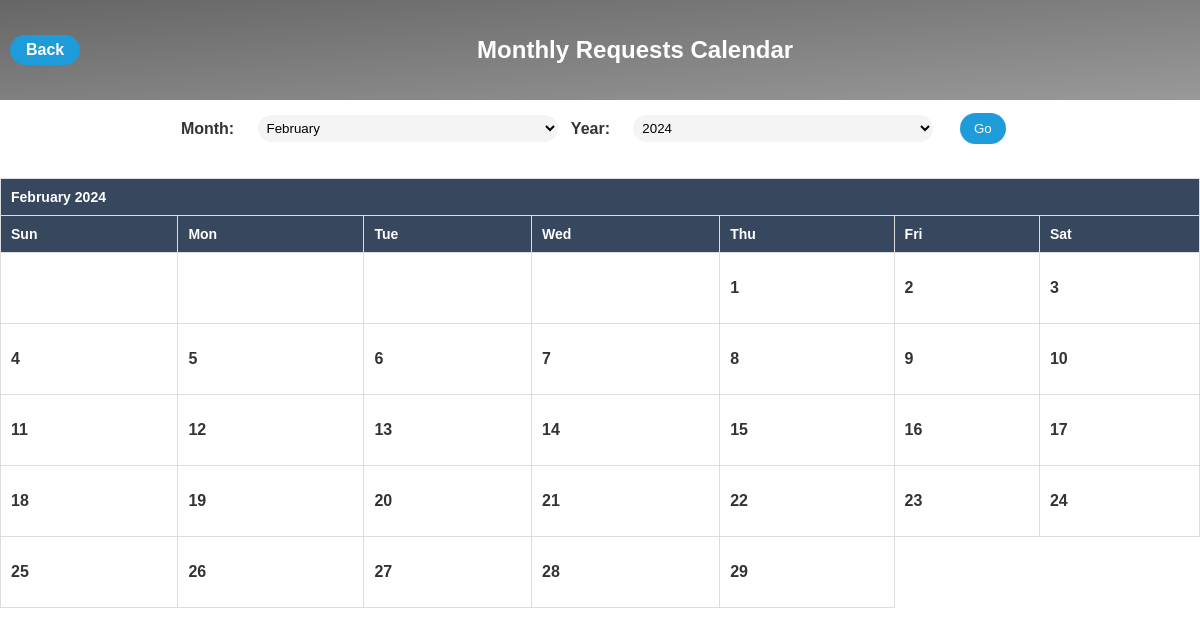
The page /calendar.php on the database as committed earlier.
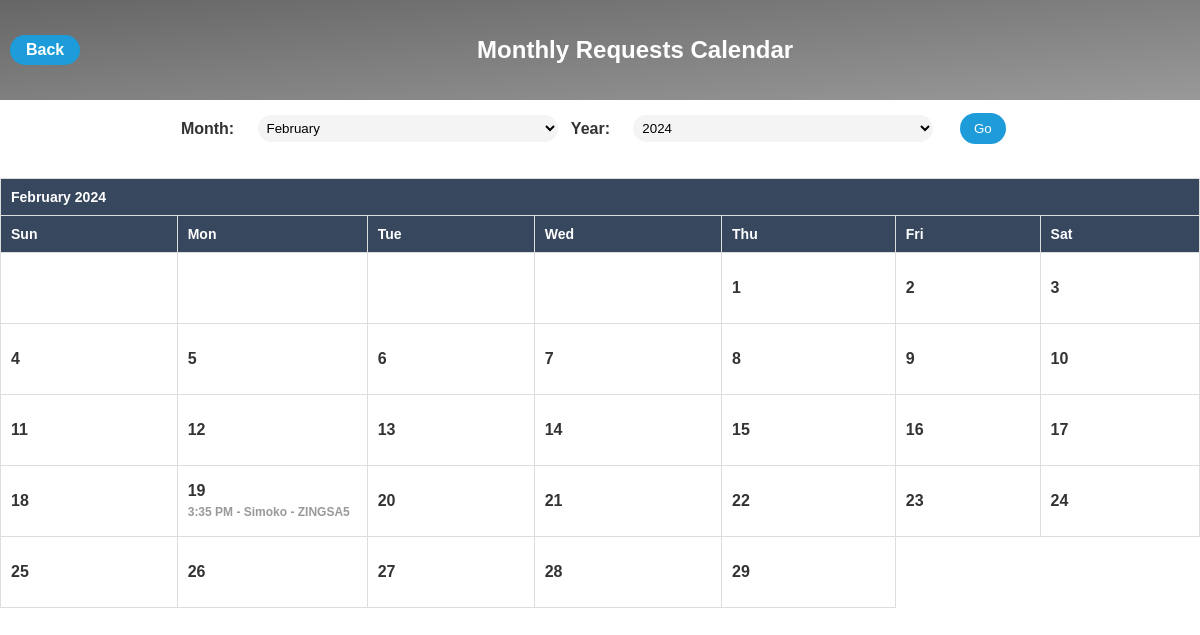
The same page on the database as committed later.
### tables this page shows
CREATE TABLE `vehicle_logs` (
  `id` int(11) NOT NULL,
  `username` varchar(255) NOT NULL,
  `vehicle_reg` varchar(100) NOT NULL,
  `date_taken` date NOT NULL,
  `phone` varchar(15) NOT NULL,
  `purpose` text NOT NULL,
  `signature` varchar(255) NOT NULL,
  `time_out` time NOT NULL,
  `time_in` time DEFAULT NULL,
  `date_returned` date DEFAULT NULL,
  `approval` tinyint(1) NOT NULL DEFAULT 0
);

### calendar.php (the view, shortened to what this page needs)
<!DOCTYPE html>
<html lang="en">
<head>
</head>
<body>
<header>
        <a href="#" class="back-button" onclick="history.back();"><button>Back</button></a>
        <h1>Monthly Requests Calendar</h1>
    </header>
<?php
$con = mysqli_connect("localhost", "root", "", "sabre");
if (isset($_GET['month']) && isset($_GET['year'])) {
    $month = $_GET['month'];
    $year = $_GET['year'];
} elseif (isset($_POST['month']) && isset($_POST['year'])) {
    $month = $_POST['month'];
    $year = $_POST['year'];
} else {
    $month = date('m');
    $year = date('Y');
}
$num_days = cal_days_in_month(CAL_GREGORIAN, $month, $year);
$month_name = date('F', mktime(0, 0, 0, $month, 1, $year));
$first_day = date('D', mktime(0, 0, 0, $month, 1, $year));
$weekdays = array('Sun', 'Mon', 'Tue', 'Wed', 'Thu', 'Fri', 'Sat');
$sql = "SELECT * FROM vehicle_logs WHERE MONTH(date_taken) = '$month' AND YEAR(date_taken) = '$year'";
$result = mysqli_query($con, $sql);
$vehicle_logs = array();
while ($row = mysqli_fetch_assoc($result)) {
    $date_taken = date('j', strtotime($row['date_taken']));
    $time_out = date('g:i A', strtotime($row['time_out']));
    $username = $row['username'];
    $vehicle_reg = $row['vehicle_reg'];
    array_push($vehicle_logs, array('date' => $date_taken, 'time' => $time_out, 'username' => $username, 'vehicle_reg' => $vehicle_reg));
}
echo '<form method="post">';
echo '<label for="month">Month:</label>';
echo '<select id="month" name="month">';
for ($i = 1; $i <= 12; $i++) {
    $selected = ($i == $month) ? 'selected' : '';
    echo '<option value="' . $i . '" ' . $selected . '>' . date('F', mktime(0, 0, 0, $i, 1, $year)) . '</option>';
}
echo '</select>';
echo '<label for="year">Year:</label>';
echo '<select id="year" name="year">';
for ($i = date('Y') - 5; $i <= date('Y') + 5; $i++) {
    $selected = ($i == $year) ? 'selected' : '';
    echo '<option value="' . $i . '" ' . $selected . '>' . $i . '</option>';
}
echo '</select>';
echo '<input type="submit" value="Go">';
echo '</form>';
echo '<table>';
echo '<tr><th colspan="7">' . $month_name . ' ' . $year . '</th></tr>';
echo '<tr>';
foreach ($weekdays as $weekday) {
    echo '<th>' . $weekday . '</th>';
}
echo '</tr>';
$blank_cells = array_search($first_day, $weekdays);
for ($i = 0; $i < ($num_days + $blank_cells); $i++) {
    if ($i % 7 == 0) {
        echo '<tr>';
    }
    if ($i < $blank_cells || $i >= ($num_days + $blank_cells)) {
        echo '<td class="cell"></td>';
    } else {
        $day = $i - $blank_cells + 1;
        echo '<td class="cell">';
        echo '<div class="date">' . $day . '</div>';
        foreach ($vehicle_logs as $vehicle_log) {
            if ($vehicle_log['date'] == $day) {
                echo '<div class="event">';
                echo '<span class="time">' . $vehicle_log['time'] . ' - </span>';
                echo '<span class="username">' . $vehicle_log['username'] . ' - </span>';
                echo '<span class="vehicle_reg">' . $vehicle_log['vehicle_reg'] . '</span>';
                echo '</div>';
            }
        }
        echo '</td>';
    }
    if ($i % 7 == 6) {
        echo'</tr>';
    }
}
echo '</table>';
?>
</body>
</html>

Rows that differ between the two databases and show on the page:
added vehicle_logs: time "3:35 PM", username "Simoko", vehicle_reg "ZINGSA5"
